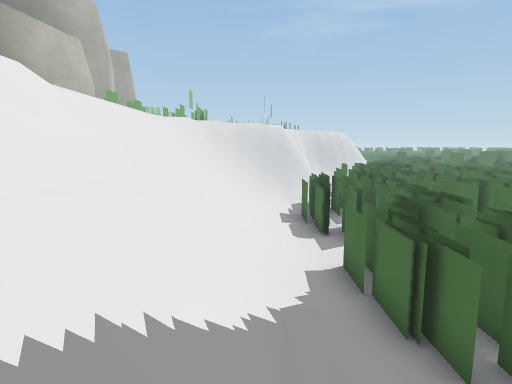
view 1 (above)

23 first-person views from a walk through a Unity game level. The camera is 1.2 m above the floor, tilts 8° down and sees 75° across. The floor is counted in squares, 0.5 m on a side. Each view is taken from the middle of a square. On the plan, view 1 faces up. The plan holds only what a view shows up to about 20 squares ahead; the rest is blank. The place goes on beyond the plan. Some animated figures are left out.

view 2
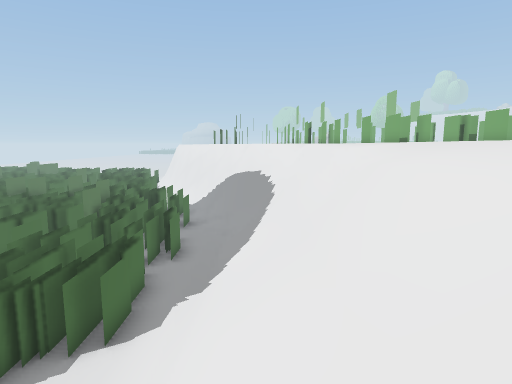

view 3
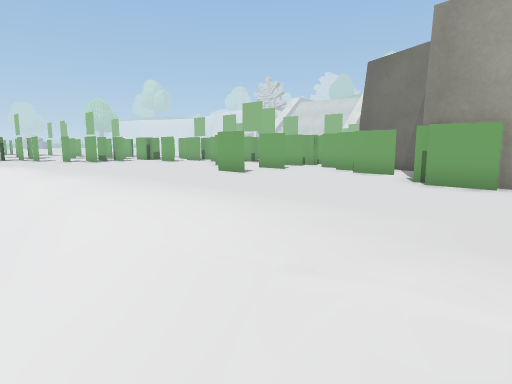

view 4
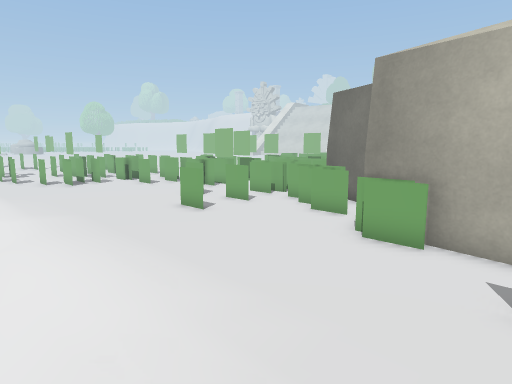

view 5
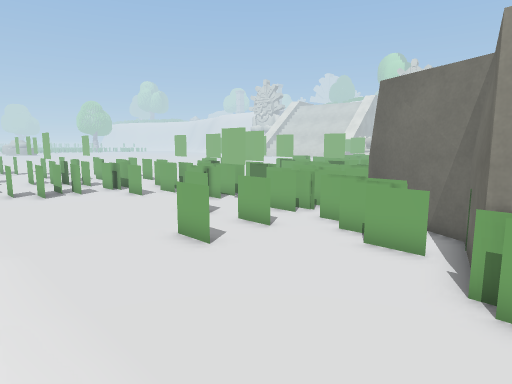

view 6
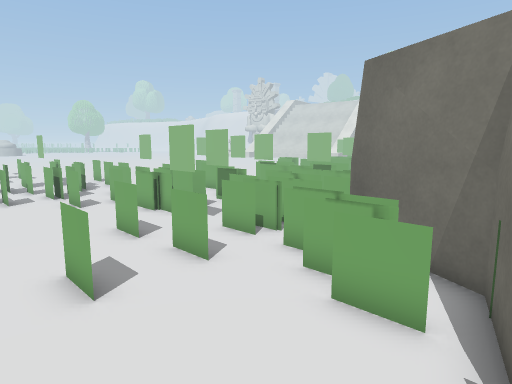

view 7
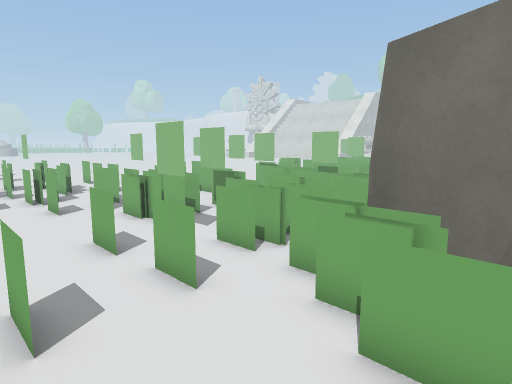

view 8
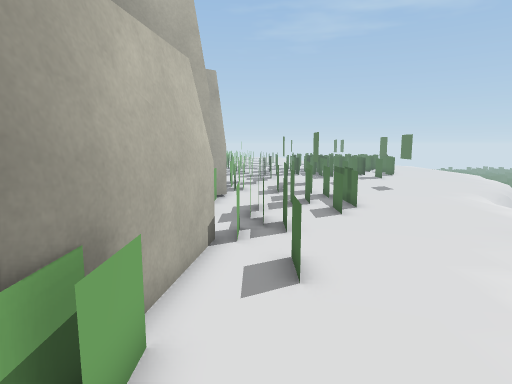

view 9
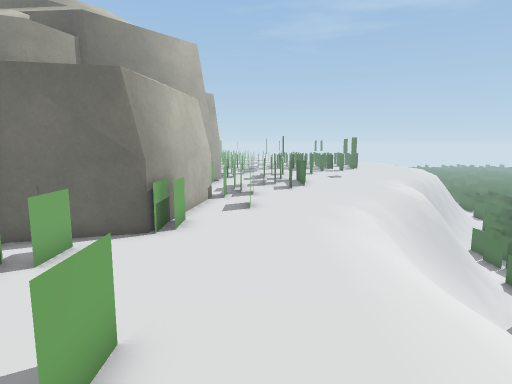

view 10
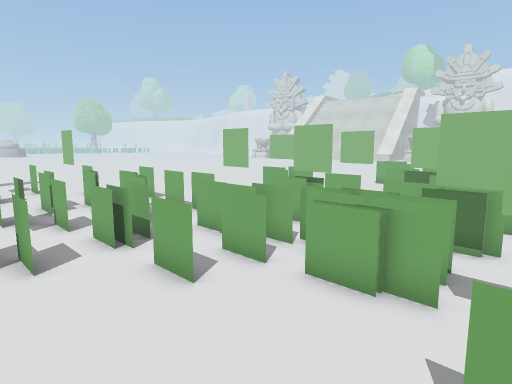

view 11
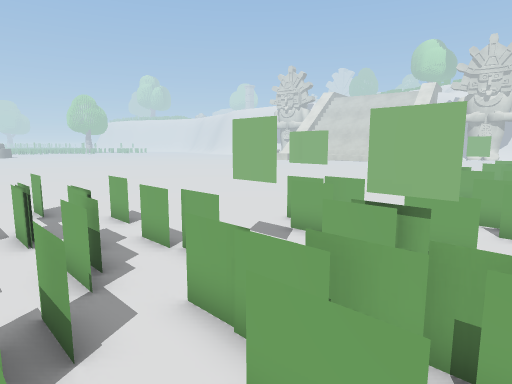

view 12
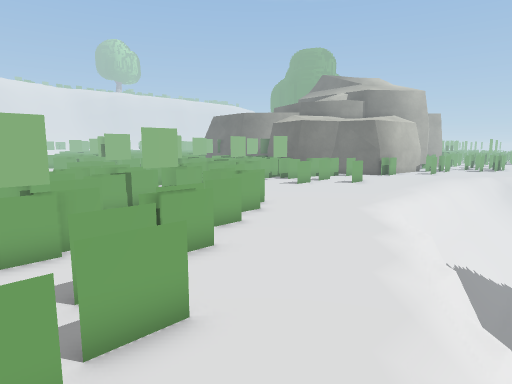

view 13
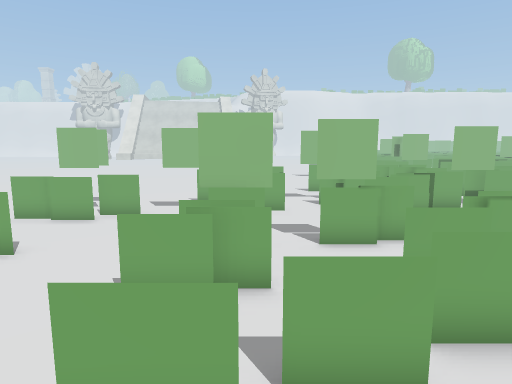

view 14
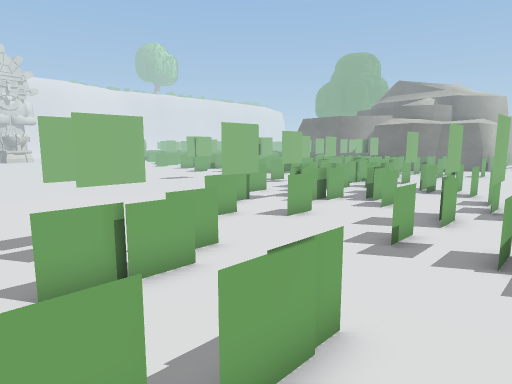

view 15
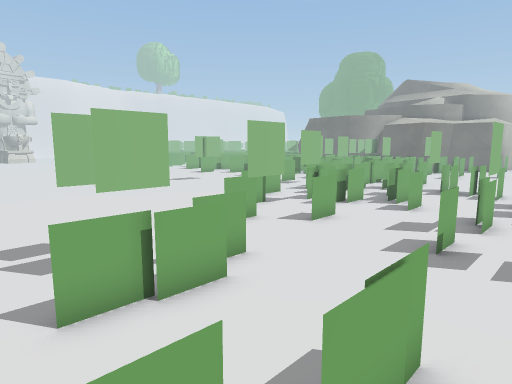

view 16
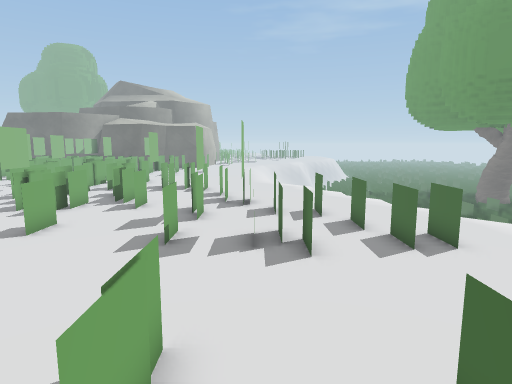

view 17
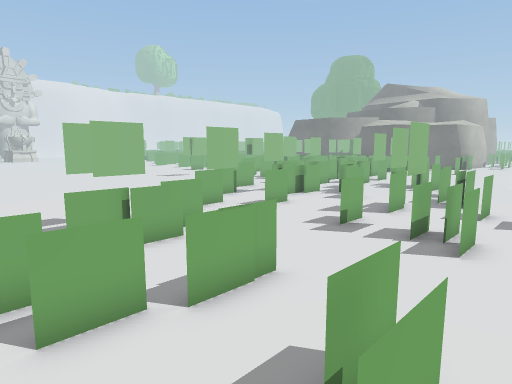

view 18
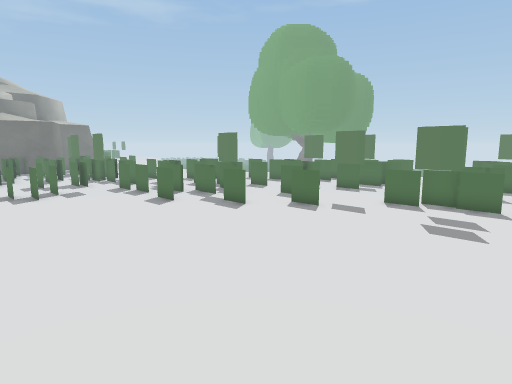

view 19
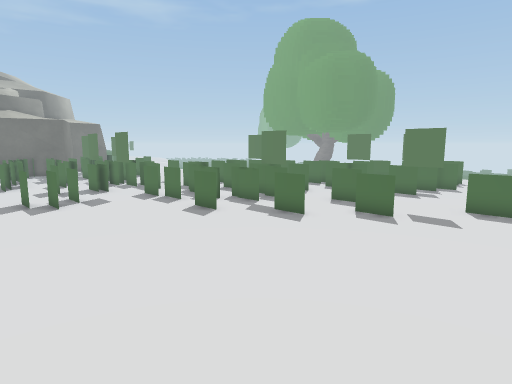

view 20
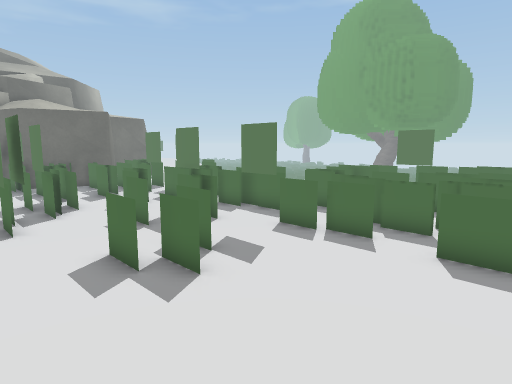

view 21
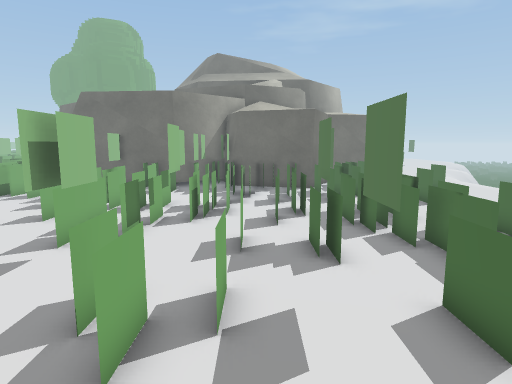

view 22
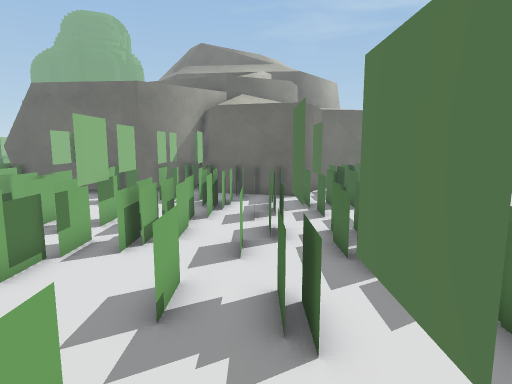

view 23
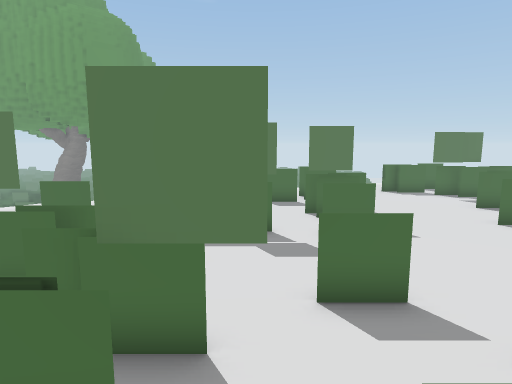

### Floor plan
Key: @ floor where view 1 was taken; # wall or solid block; x gap in a wall; . main floor; - floor 0.25 m lower than the main floor; _ floor 1.25 m lower than the main floor; < floor 1.75 m lower than the main floor; / step, stairs or slope; = window, fence, low wall or low ledge; v drop or lower ground.
Columns run from 23 left of view 1 to 6 right of it. Each row starts with its distance up from view 1.
 20               #==.......//v  =
 19               #=.......///_<<=
 18              ##.=.....// x/<==
 17              ##.=....//////<==
 16              #......//////<===
 15              #....../////<====
 14              #=......////=====
 13            ###......-///<=====
 12          ###......./////<=<===
 11          #.==....../////<=<===
 10 ######  ##==......./////<=====
  9 #.#=######==........-///<<====
  8 ==#.#=#==#=.=.=.....-///<<===#
  7 ==#.==#===..=.=.....-///<====
  6 =...==#====.x.=.....-///<====
  5  ...=.===...x.......-///<====
  4 ==#.=.=.=.#.=.......v=//<====#
  3 ==#==.==#...=........==/<<====
  2 ==#==.==#==..........==/<=====
  1 ..=#=.=====..........==/<===##
  0 =.=#..x.===........./==@<===#=
 -1 =.=..=##===.=......./#==<<====
 -2 =#...==##==.=.........==<<===#
 -3 .#...==##=# ..==......##=====#
 -4 .#.......=#==.===......#=== ==
 -5  ..=.=.#=# ==.===......#=#< =#
 -6  ..=.=.#=#=#=....=......vv< =
 -7 ...=....=#=.=.#..=......-v
 -8 #.......===.#=#...=......v
 -9 #........==.===...==...../
-10 #.......=.=#=.=..=.=.....
-11 ........=.=#=.=..#..==....
-12 ...........#.....#..=.=....
-13 .........=...=...x....=....
-14 .........=...=...=.#=.=.=..
-15 ...........=.....=.#=..==.
-16 ...........=.#......=..=..
-17 .............#...........
-18 ..............=...........
-19 ..............=...=......=
-20 ............##=...=..=..#=
-21 ............##=...=..=..#.=
-22   ............=...x..= =# =
-23    .............=.=..= =#
-24 .   ..           ..   . =

Positions as (right, up) in squares from view 1, and headings:
1: (0, 0), facing up
2: (-1, 13), facing down
3: (-1, 16), facing down-left
4: (-2, 17), facing down-left
5: (-4, 14), facing down-left
6: (-7, 13), facing down-left
7: (-8, 12), facing down-left
8: (-8, 11), facing up
9: (-7, 4), facing up
10: (-8, 4), facing down-left
11: (-11, 0), facing down-left
12: (2, -13), facing up-left
13: (2, -14), facing left
14: (-3, -23), facing up-left
15: (-4, -23), facing up-left
16: (-4, -23), facing up
17: (-1, -24), facing up-left
18: (-23, -24), facing up-right
19: (-23, -21), facing up-right
20: (-23, -12), facing up-right
21: (-18, -10), facing up
22: (-17, -7), facing up
23: (-15, -12), facing right
